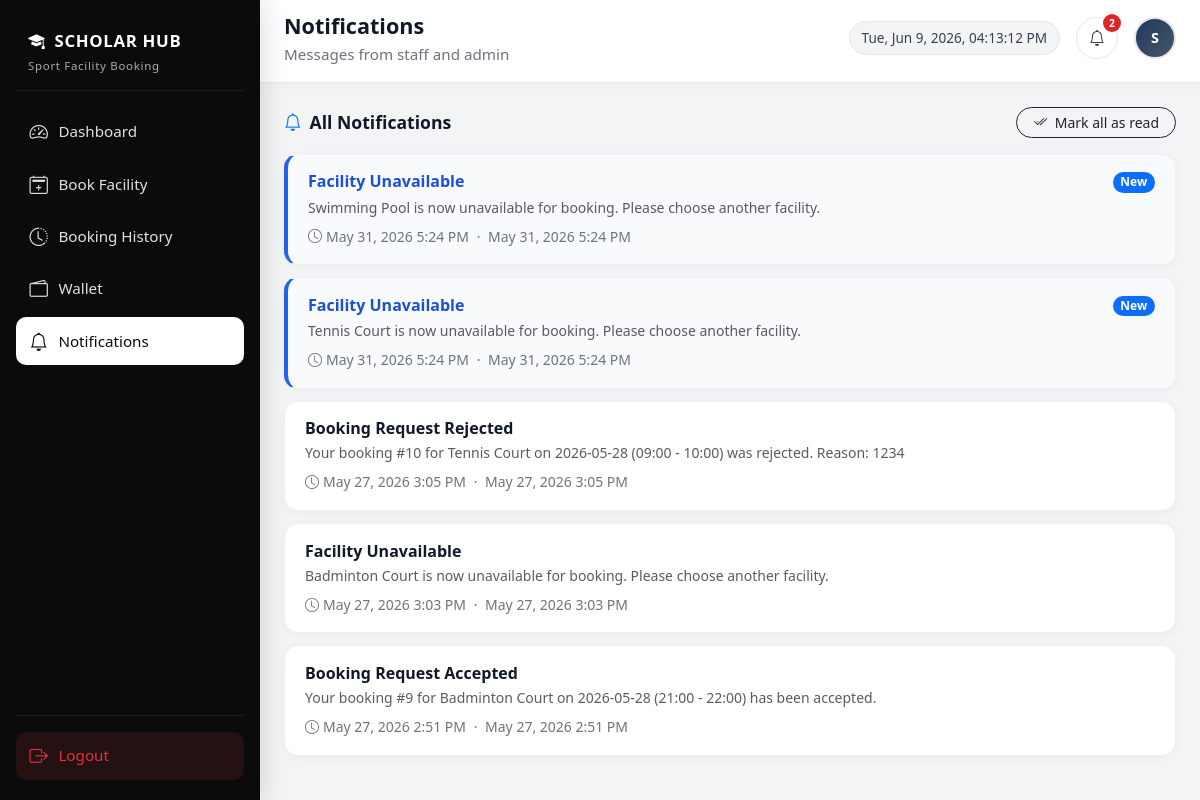
/student_notifications.php (signed in), run on an earlier commit of the app's database.
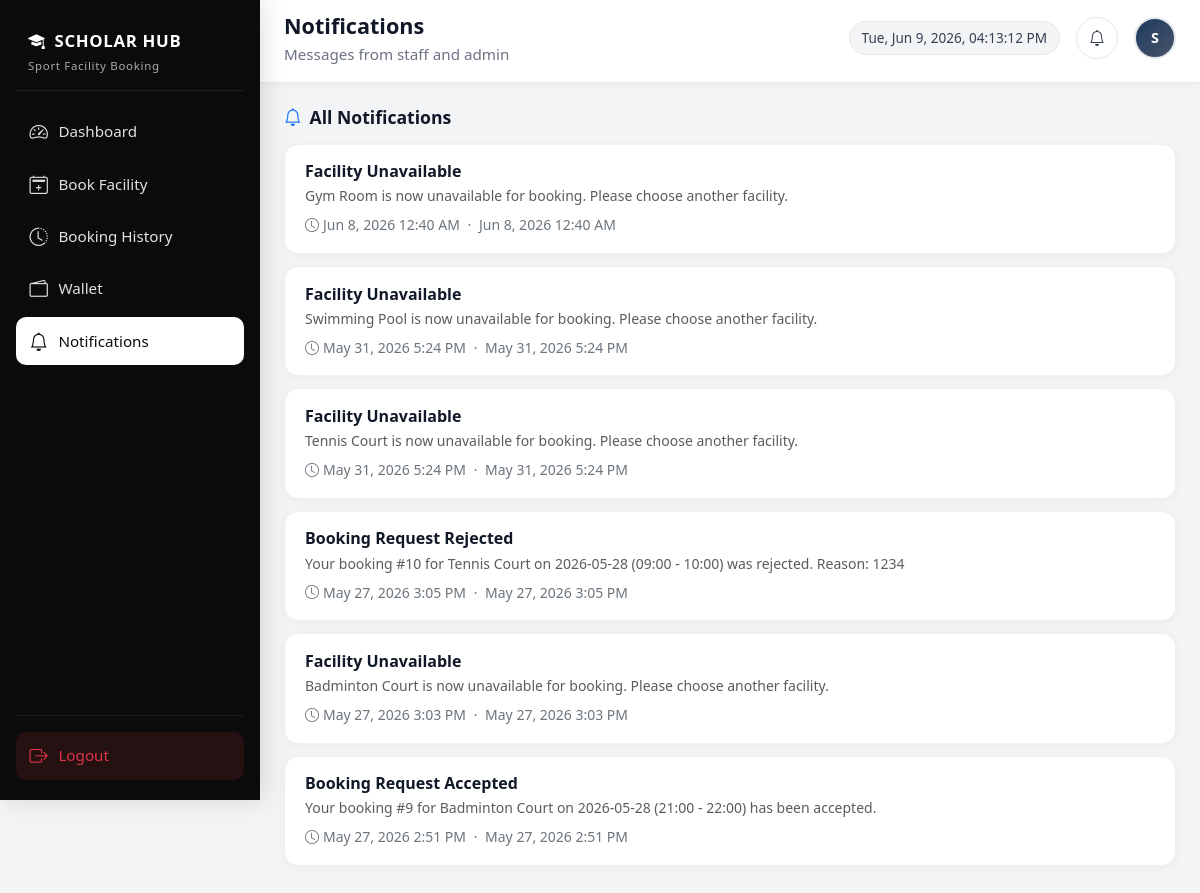
And on a later commit of the database.
### tables this page shows
CREATE TABLE `notifications` (
  `id` int(11) NOT NULL,
  `user_id` int(11) NOT NULL,
  `title` varchar(255) NOT NULL,
  `message` text NOT NULL,
  `is_read` tinyint(1) NOT NULL DEFAULT 0,
  `created_at` timestamp NOT NULL DEFAULT current_timestamp()
);

### includes/notification_helpers.php (called while the page is built, shortened)
<?php
function notifications_ensure_table(mysqli $conn): void
{
    $sql = "CREATE TABLE IF NOT EXISTS notifications (
        id INT AUTO_INCREMENT PRIMARY KEY,
        user_id INT NOT NULL,
        title VARCHAR(255) NOT NULL,
        message TEXT NOT NULL,
        is_read TINYINT(1) NOT NULL DEFAULT 0,
        created_at TIMESTAMP NOT NULL DEFAULT CURRENT_TIMESTAMP,
        INDEX idx_user_created (user_id, created_at),
        FOREIGN KEY (user_id) REFERENCES users(id) ON DELETE CASCADE
    ) ENGINE=InnoDB DEFAULT CHARSET=utf8mb4 COLLATE=utf8mb4_general_ci";
}
function notifications_fetch_for_user(mysqli $conn, int $user_id, int $limit = 30): array
{
    $items = [];
    $stmt = mysqli_prepare(
        $conn,
        "SELECT id, title, message, is_read, created_at
         FROM notifications
         WHERE user_id = ?
         ORDER BY created_at DESC
         LIMIT ?"
    );
    mysqli_stmt_bind_param($stmt, 'ii', $user_id, $limit);
    mysqli_stmt_execute($stmt);
    $res = mysqli_stmt_get_result($stmt);
    while ($row = mysqli_fetch_assoc($res)) {
        $items[] = $row;
    }
    return $items;
}
function notifications_unread_count(mysqli $conn, int $user_id): int
{
    $stmt = mysqli_prepare(
        $conn,
        "SELECT COUNT(*) AS c FROM notifications WHERE user_id = ? AND is_read = 0"
    );
    mysqli_stmt_bind_param($stmt, 'i', $user_id);
    mysqli_stmt_execute($stmt);
    $res = mysqli_stmt_get_result($stmt);
    $row = mysqli_fetch_assoc($res);
    return (int) ($row['c'] ?? 0);
}
function notifications_format_datetime(string $datetime): string
{
    $ts = strtotime($datetime);
    return date('M j, Y g:i A', $ts);
}
function notifications_format_time(string $datetime): string
{
    $ts = strtotime($datetime);
    $diff = time() - $ts;
    return date('M j, Y g:i A', $ts);
}

### student_notifications.php (the view, shortened to what the changed rows need)
<?php
require_once __DIR__ . '/db.php';
require_once __DIR__ . '/includes/notification_helpers.php';
$user_id = (int) $_SESSION['user_id'];
$notifications = notifications_fetch_for_user($conn, $user_id, 200);
$unread_count = notifications_unread_count($conn, $user_id);
?>
<!DOCTYPE html>
<html lang="en">
<head>
    <link href="https://cdn.jsdelivr.net/npm/bootstrap@5.3.3/dist/css/bootstrap.min.css" rel="stylesheet">
    <link href="https://cdn.jsdelivr.net/npm/bootstrap-icons@1.11.3/font/bootstrap-icons.css" rel="stylesheet">
</head>
<body>
<div class="main-wrap" id="mainWrap">
    <header class="top-header">
        <div class="d-flex align-items-center justify-content-between flex-wrap gap-2">
            <div class="d-flex align-items-center gap-3 flex-wrap">
                <?php include __DIR__ . '/includes/student_notification_bell.php'; ?>
            </div>
        </div>
    </header>
    <main class="content-area">
        <div class="d-flex flex-wrap justify-content-between align-items-center gap-2 mb-3">
            <h2 class="section-title mb-0"><i class="bi bi-bell text-primary"></i> All Notifications</h2>
            <?php if ($unread_count > 0): ?>
                <form method="post" class="mb-0">
                    <button type="submit" class="btn btn-sm btn-outline-dark rounded-pill px-3">
                        <i class="bi bi-check2-all me-1"></i> Mark all as read
                    </button>
                </form>
            <?php endif; ?>
        </div>
        <?php if (empty($notifications)): ?>
            <div class="table-wrap p-5 text-center text-muted">
                <i class="bi bi-bell-slash fs-1 d-block mb-2 opacity-50"></i>
                You have no notifications yet.
            </div>
        <?php else: ?>
            <?php foreach ($notifications as $n): ?>
                <article
                    class="notif-page-card<?php echo (int) $n['is_read'] === 0 ? ' unread' : ''; ?>"
                    data-id="<?php echo (int) $n['id']; ?>"
                >
                    <div class="d-flex justify-content-between align-items-start gap-2 mb-1">
                        <h3 class="notif-page-title h6 mb-0"><?php echo htmlspecialchars($n['title'], ENT_QUOTES, 'UTF-8'); ?></h3>
                        <?php if ((int) $n['is_read'] === 0): ?>
                            <span class="badge text-bg-primary rounded-pill">New</span>
                        <?php endif; ?>
                    </div>
                    <p class="text-muted mb-2 small" style="white-space: pre-wrap;"><?php echo htmlspecialchars($n['message'], ENT_QUOTES, 'UTF-8'); ?></p>
                    <div class="small text-secondary">
                        <i class="bi bi-clock me-1"></i><?php echo htmlspecialchars(notifications_format_datetime($n['created_at']), ENT_QUOTES, 'UTF-8'); ?>
                        <span class="mx-1">·</span>
                        <?php echo htmlspecialchars(notifications_format_time($n['created_at']), ENT_QUOTES, 'UTF-8'); ?>
                    </div>
                </article>
            <?php endforeach; ?>
        <?php endif; ?>
    </main>
</div>
</body>
</html>

### includes/student_notification_bell.php (shortened to what the changed rows need)
<?php
require_once __DIR__ . '/notification_helpers.php';
$notif_user_id = (int) $_SESSION['user_id'];
$student_notif_unread = notifications_unread_count($conn, $notif_user_id);
?>
<div class="notif-bell-wrap dropdown">
    <button
        type="button"
        class="btn-notif-bell"
        id="btnNotifBell"
        data-bs-toggle="dropdown"
        data-bs-auto-close="outside"
        aria-expanded="false"
        aria-label="Notifications"
    >
        <i class="bi bi-bell"></i>
        <?php if ($student_notif_unread > 0): ?>
            <span class="notif-badge" id="notifBadge"><?php echo $student_notif_unread > 99 ? '99+' : (int) $student_notif_unread; ?></span>
        <?php else: ?>
            <span class="notif-badge d-none" id="notifBadge"></span>
        <?php endif; ?>
    </button>
</div>

What changed in the data, as far as the page shows it:
added notifications: title "Facility Unavailable", message "Gym Room is now unavailable for booking. Please choose another facility.", created_at "Jun 8, 2026 12:40 AM"
changed notifications "Swimming Pool is now unavailable for booking. Please choose another facility.": no longer shows "New"
changed notifications "Tennis Court is now unavailable for booking. Please choose another facility.": no longer shows "New"
Also different on the page:
$student_notif_unread: "2" → (not shown)
text no longer shown: "Mark all as read"
